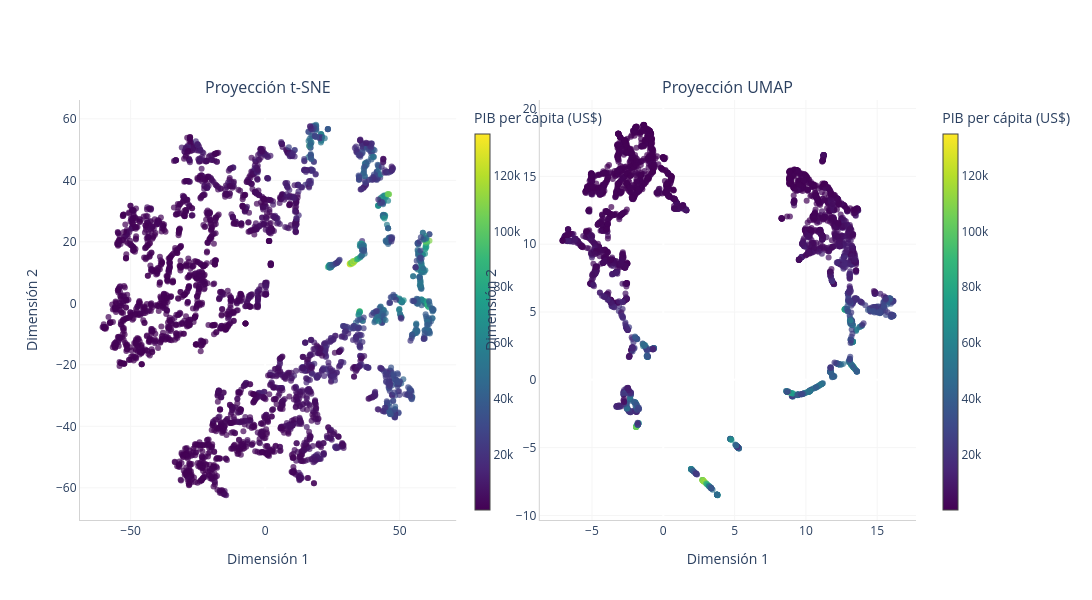

The cell this chart's notebook holds for it:
### Markdown cell above
Realizar esto permite achicar drásticamente la cantidad de variables de entrada, evitando sufrir la "maldición de la dimensionalidad" y reduciendo el riesgo overfittear, y podemos tmb conservar la mayor cantidad de información posible.  
Como metodo de preprocesamiento, usar PCA transforma variables, originalmente correlacionadas, en un nuevo conjunto de componentes principales, las cuales son ortogonales!, eliminando el problema de la multicolinealidad.

### Code cell
# Instalar plotly si no lo tienes: !pip install plotly
import plotly.graph_objects as go
from plotly.subplots import make_subplots
import matplotlib.pyplot as plt
from sklearn.manifold import TSNE
import umap.umap_ as umap 


# 1. Aplicar t-SNE
tsne = TSNE(n_components=2, random_state=42)
X_tsne = tsne.fit_transform(X_scaled)

# 2. Aplicar UMAP
umap_model = umap.UMAP(n_components=2, random_state=42)
X_umap = umap_model.fit_transform(X_scaled)
# 1. Crear el lienzo con 2 subgráficos lado a lado (Equivalente a tu plt.subplots(1, 2))
fig = make_subplots(rows=1, cols=2, subplot_titles=('Proyección t-SNE', 'Proyección UMAP'))

# Variables para no repetir código (asegúrate de usar el df_ej5 que tenga la columna 'country')
paises = df_ej5['country']
pib = df_ej5['gdp_per_capita_current_us$'] # Corregido sin el $ al final para evitar tu error anterior

# 2. Gráfico t-SNE (Panel Izquierdo)
fig.add_trace(
    go.Scatter(
        x=X_tsne[:, 0], 
        y=X_tsne[:, 1],
        mode='markers',
        marker=dict(
            color=pib, 
            colorscale='Viridis', 
            opacity=0.7,
            colorbar=dict(title="PIB per cápita (US$)", x=0.46, thickness=15) # Barra color en el medio
        ),
        text=paises, # <--- AQUÍ LE PASAMOS EL PAÍS PARA EL HOVER
        hovertemplate="<b>País: %{text}</b><br>PIB: US$ %{marker.color:,.0f}<extra></extra>"
    ),
    row=1, col=1
)

# 3. Gráfico UMAP (Panel Derecho)
fig.add_trace(
    go.Scatter(
        x=X_umap[:, 0], 
        y=X_umap[:, 1],
        mode='markers',
        marker=dict(
            color=pib, 
            colorscale='Viridis', 
            opacity=0.7,
            colorbar=dict(title="PIB per cápita (US$)", x=1.02, thickness=15) # Barra color a la derecha
        ),
        text=paises,
        hovertemplate="<b>País: %{text}</b><br>PIB: US$ %{marker.color:,.0f}<extra></extra>"
    ),
    row=1, col=2
)

# 4. Replicar tu figsize=(16,6) y estilo de fondo
fig.update_layout(
    height=600, 
    width=1200, 
    showlegend=False,
    plot_bgcolor='white', # Fondo blanco estilo matplotlib
    hovermode='closest'
)

# 5. Replicar tus etiquetas de ejes y cuadrícula
fig.update_xaxes(title_text='Dimensión 1', showline=True, linecolor='lightgrey', gridcolor='whitesmoke', row=1, col=1)
fig.update_yaxes(title_text='Dimensión 2', showline=True, linecolor='lightgrey', gridcolor='whitesmoke', row=1, col=1)
fig.update_xaxes(title_text='Dimensión 1', showline=True, linecolor='lightgrey', gridcolor='whitesmoke', row=1, col=2)
fig.update_yaxes(title_text='Dimensión 2', showline=True, linecolor='lightgrey', gridcolor='whitesmoke', row=1, col=2)

fig.show()

### Figure 1 — Plotly figure (JSON) as saved in the notebook; plotly's stock layout.template omitted (floating-point values rounded to 4 significant figures; data arrays with more than 128 entries replaced by an {"elided": "..."} marker saying what was removed)
{"data": [{"hovertemplate": "<b>País: %{text}</b><br>PIB: US$ %{marker.color:,.0f}<extra></extra>", "marker": {"color": {"elided": "3429 float values"}, "colorbar": {"thickness": 15, "title": {"text": "PIB per cápita (US$)"}, "x": 0.46}, "colorscale": [[0, "#440154"], [0.1111, "#482878"], [0.2222, "#3e4989"], [0.3333, "#31688e"], [0.4444, "#26828e"], [0.5556, "#1f9e89"], [0.6667, "#35b779"], [0.7778, "#6ece58"], [0.8889, "#b5de2b"], [1, "#fde725"]], "opacity": 0.7}, "mode": "markers", "text": {"elided": "3429 str values"}, "type": "scatter", "x": {"elided": "3429 float values"}, "xaxis": "x", "y": {"elided": "3429 float values"}, "yaxis": "y"}, {"hovertemplate": "<b>País: %{text}</b><br>PIB: US$ %{marker.color:,.0f}<extra></extra>", "marker": {"color": {"elided": "3429 float values"}, "colorbar": {"thickness": 15, "title": {"text": "PIB per cápita (US$)"}, "x": 1.02}, "colorscale": [[0, "#440154"], [0.1111, "#482878"], [0.2222, "#3e4989"], [0.3333, "#31688e"], [0.4444, "#26828e"], [0.5556, "#1f9e89"], [0.6667, "#35b779"], [0.7778, "#6ece58"], [0.8889, "#b5de2b"], [1, "#fde725"]], "opacity": 0.7}, "mode": "markers", "text": {"elided": "3429 str values"}, "type": "scatter", "x": {"elided": "3429 float values"}, "xaxis": "x2", "y": {"elided": "3429 float values"}, "yaxis": "y2"}], "layout": {"annotations": [{"font": {"size": 16}, "showarrow": false, "text": "Proyección t-SNE", "x": 0.225, "xanchor": "center", "xref": "paper", "y": 1, "yanchor": "bottom", "yref": "paper"}, {"font": {"size": 16}, "showarrow": false, "text": "Proyección UMAP", "x": 0.775, "xanchor": "center", "xref": "paper", "y": 1, "yanchor": "bottom", "yref": "paper"}], "height": 600, "hovermode": "closest", "plot_bgcolor": "white", "showlegend": false, "width": 1200, "xaxis": {"anchor": "y", "domain": [0, 0.45], "gridcolor": "whitesmoke", "linecolor": "lightgrey", "showline": true, "title": {"text": "Dimensión 1"}}, "xaxis2": {"anchor": "y2", "domain": [0.55, 1], "gridcolor": "whitesmoke", "linecolor": "lightgrey", "showline": true, "title": {"text": "Dimensión 1"}}, "yaxis": {"anchor": "x", "domain": [0, 1], "gridcolor": "whitesmoke", "linecolor": "lightgrey", "showline": true, "title": {"text": "Dimensión 2"}}, "yaxis2": {"anchor": "x2", "domain": [0, 1], "gridcolor": "whitesmoke", "linecolor": "lightgrey", "showline": true, "title": {"text": "Dimensión 2"}}}}
